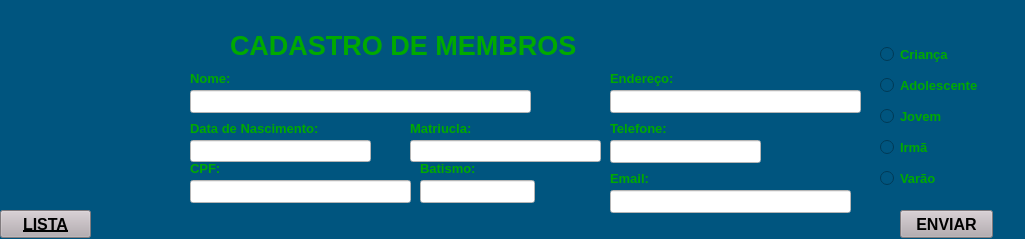
<?xml version="1.0" encoding="UTF-8"?>
<ui version="4.0" idbasedtr="true">
 <class>AD_COSTA_VERDE</class>
 <widget class="QMainWindow" name="AD_COSTA_VERDE">
  <property name="enabled">
   <bool>true</bool>
  </property>
  <property name="geometry">
   <rect>
    <x>0</x>
    <y>0</y>
    <width>1025</width>
    <height>239</height>
   </rect>
  </property>
  <property name="windowTitle">
   <string>MainWindow</string>
  </property>
  <property name="toolTip">
   <string>&lt;html&gt;&lt;head/&gt;&lt;body&gt;&lt;p&gt;&lt;img src=&quot;:/newPrefix/icon.png&quot;/&gt;&lt;/p&gt;&lt;/body&gt;&lt;/html&gt;</string>
  </property>
  <property name="styleSheet">
   <string notr="true">background-color: rgb(0, 85, 127);</string>
  </property>
  <widget class="QWidget" name="centralwidget">
   <widget class="QLabel" name="label">
    <property name="geometry">
     <rect>
      <x>190</x>
      <y>70</y>
      <width>81</width>
      <height>16</height>
     </rect>
    </property>
    <property name="font">
     <font>
      <pointsize>10</pointsize>
      <weight>75</weight>
      <bold>true</bold>
     </font>
    </property>
    <property name="styleSheet">
     <string notr="true">color: rgb(0, 170, 0);</string>
    </property>
    <property name="text">
     <string>Nome:</string>
    </property>
   </widget>
   <widget class="QLabel" name="label_2">
    <property name="geometry">
     <rect>
      <x>610</x>
      <y>120</y>
      <width>91</width>
      <height>16</height>
     </rect>
    </property>
    <property name="font">
     <font>
      <pointsize>10</pointsize>
      <weight>75</weight>
      <bold>true</bold>
     </font>
    </property>
    <property name="styleSheet">
     <string notr="true">color: rgb(0, 170, 0);</string>
    </property>
    <property name="text">
     <string>Telefone:</string>
    </property>
   </widget>
   <widget class="QLabel" name="label_3">
    <property name="geometry">
     <rect>
      <x>610</x>
      <y>70</y>
      <width>101</width>
      <height>16</height>
     </rect>
    </property>
    <property name="font">
     <font>
      <pointsize>10</pointsize>
      <weight>75</weight>
      <bold>true</bold>
     </font>
    </property>
    <property name="styleSheet">
     <string notr="true">color: rgb(0, 170, 0);</string>
    </property>
    <property name="text">
     <string>Endereço:</string>
    </property>
   </widget>
   <widget class="QLabel" name="label_4">
    <property name="geometry">
     <rect>
      <x>610</x>
      <y>170</y>
      <width>71</width>
      <height>16</height>
     </rect>
    </property>
    <property name="font">
     <font>
      <pointsize>10</pointsize>
      <weight>75</weight>
      <bold>true</bold>
     </font>
    </property>
    <property name="styleSheet">
     <string notr="true">color: rgb(0, 170, 0);</string>
    </property>
    <property name="text">
     <string>Email:</string>
    </property>
   </widget>
   <widget class="QLineEdit" name="lineEdit_1">
    <property name="geometry">
     <rect>
      <x>190</x>
      <y>90</y>
      <width>341</width>
      <height>23</height>
     </rect>
    </property>
    <property name="styleSheet">
     <string notr="true">background-color: rgb(255, 255, 255);</string>
    </property>
   </widget>
   <widget class="QLineEdit" name="lineEdit_4">
    <property name="geometry">
     <rect>
      <x>610</x>
      <y>140</y>
      <width>151</width>
      <height>23</height>
     </rect>
    </property>
    <property name="styleSheet">
     <string notr="true">background-color: rgb(255, 255, 255);</string>
    </property>
   </widget>
   <widget class="QLineEdit" name="lineEdit_2">
    <property name="geometry">
     <rect>
      <x>610</x>
      <y>90</y>
      <width>251</width>
      <height>23</height>
     </rect>
    </property>
    <property name="styleSheet">
     <string notr="true">background-color: rgb(255, 255, 255);</string>
    </property>
   </widget>
   <widget class="QLineEdit" name="lineEdit_3">
    <property name="geometry">
     <rect>
      <x>610</x>
      <y>190</y>
      <width>241</width>
      <height>23</height>
     </rect>
    </property>
    <property name="styleSheet">
     <string notr="true">background-color: rgb(255, 255, 255);</string>
    </property>
    <property name="text">
     <string/>
    </property>
   </widget>
   <widget class="QLineEdit" name="lineEdit_5">
    <property name="geometry">
     <rect>
      <x>420</x>
      <y>180</y>
      <width>115</width>
      <height>23</height>
     </rect>
    </property>
    <property name="styleSheet">
     <string notr="true">background-color: rgb(255, 255, 255);</string>
    </property>
   </widget>
   <widget class="QLineEdit" name="lineEdit_6">
    <property name="geometry">
     <rect>
      <x>190</x>
      <y>180</y>
      <width>221</width>
      <height>23</height>
     </rect>
    </property>
    <property name="styleSheet">
     <string notr="true">background-color: rgb(255, 255, 255);</string>
    </property>
   </widget>
   <widget class="QLabel" name="label_6">
    <property name="geometry">
     <rect>
      <x>420</x>
      <y>160</y>
      <width>101</width>
      <height>16</height>
     </rect>
    </property>
    <property name="font">
     <font>
      <pointsize>10</pointsize>
      <weight>75</weight>
      <bold>true</bold>
     </font>
    </property>
    <property name="styleSheet">
     <string notr="true">color: rgb(0, 170, 0);</string>
    </property>
    <property name="text">
     <string>Batismo:</string>
    </property>
   </widget>
   <widget class="QLabel" name="label_7">
    <property name="geometry">
     <rect>
      <x>190</x>
      <y>160</y>
      <width>42</width>
      <height>16</height>
     </rect>
    </property>
    <property name="font">
     <font>
      <pointsize>10</pointsize>
      <weight>75</weight>
      <bold>true</bold>
     </font>
    </property>
    <property name="styleSheet">
     <string notr="true">color: rgb(0, 170, 0);</string>
    </property>
    <property name="text">
     <string>CPF:</string>
    </property>
   </widget>
   <widget class="QPushButton" name="pushButton">
    <property name="geometry">
     <rect>
      <x>900</x>
      <y>210</y>
      <width>93</width>
      <height>28</height>
     </rect>
    </property>
    <property name="font">
     <font>
      <pointsize>12</pointsize>
      <weight>75</weight>
      <italic>false</italic>
      <bold>true</bold>
      <underline>false</underline>
      <strikeout>false</strikeout>
     </font>
    </property>
    <property name="cursor">
     <cursorShape>PointingHandCursor</cursorShape>
    </property>
    <property name="styleSheet">
     <string notr="true">background-color: rgb(181, 172, 177);</string>
    </property>
    <property name="text">
     <string>ENVIAR</string>
    </property>
   </widget>
   <widget class="QPushButton" name="pushButton_2">
    <property name="geometry">
     <rect>
      <x>0</x>
      <y>210</y>
      <width>91</width>
      <height>28</height>
     </rect>
    </property>
    <property name="font">
     <font>
      <pointsize>12</pointsize>
      <weight>75</weight>
      <italic>false</italic>
      <bold>true</bold>
      <underline>true</underline>
     </font>
    </property>
    <property name="cursor">
     <cursorShape>PointingHandCursor</cursorShape>
    </property>
    <property name="styleSheet">
     <string notr="true">background-color: rgb(181, 172, 177);</string>
    </property>
    <property name="text">
     <string>LISTA</string>
    </property>
   </widget>
   <widget class="QLabel" name="label_8">
    <property name="geometry">
     <rect>
      <x>230</x>
      <y>30</y>
      <width>431</width>
      <height>31</height>
     </rect>
    </property>
    <property name="font">
     <font>
      <pointsize>20</pointsize>
      <weight>75</weight>
      <bold>true</bold>
     </font>
    </property>
    <property name="styleSheet">
     <string notr="true">color: rgb(0, 170, 0);</string>
    </property>
    <property name="text">
     <string>CADASTRO DE MEMBROS</string>
    </property>
   </widget>
   <widget class="QLabel" name="label_5">
    <property name="geometry">
     <rect>
      <x>190</x>
      <y>120</y>
      <width>181</width>
      <height>16</height>
     </rect>
    </property>
    <property name="font">
     <font>
      <pointsize>10</pointsize>
      <weight>75</weight>
      <bold>true</bold>
     </font>
    </property>
    <property name="styleSheet">
     <string notr="true">color: rgb(0, 170, 0);</string>
    </property>
    <property name="text">
     <string>Data de Nascimento:</string>
    </property>
   </widget>
   <widget class="QLineEdit" name="lineEdit_7">
    <property name="geometry">
     <rect>
      <x>190</x>
      <y>140</y>
      <width>181</width>
      <height>22</height>
     </rect>
    </property>
    <property name="styleSheet">
     <string notr="true">background-color: rgb(255, 255, 255);</string>
    </property>
   </widget>
   <widget class="QLineEdit" name="lineEdit">
    <property name="geometry">
     <rect>
      <x>410</x>
      <y>140</y>
      <width>191</width>
      <height>22</height>
     </rect>
    </property>
    <property name="styleSheet">
     <string notr="true">background-color: rgb(255, 255, 255);</string>
    </property>
   </widget>
   <widget class="QLabel" name="label_11">
    <property name="geometry">
     <rect>
      <x>410</x>
      <y>120</y>
      <width>91</width>
      <height>16</height>
     </rect>
    </property>
    <property name="font">
     <font>
      <pointsize>10</pointsize>
      <weight>75</weight>
      <bold>true</bold>
     </font>
    </property>
    <property name="styleSheet">
     <string notr="true">color: rgb(0, 170, 0);</string>
    </property>
    <property name="text">
     <string>Matriucla:</string>
    </property>
   </widget>
   <widget class="QWidget" name="layoutWidget">
    <property name="geometry">
     <rect>
      <x>880</x>
      <y>40</y>
      <width>134</width>
      <height>155</height>
     </rect>
    </property>
    <layout class="QVBoxLayout" name="verticalLayout">
     <item>
      <widget class="QRadioButton" name="radioButton_1">
       <property name="font">
        <font>
         <pointsize>10</pointsize>
         <weight>75</weight>
         <bold>true</bold>
        </font>
       </property>
       <property name="cursor">
        <cursorShape>PointingHandCursor</cursorShape>
       </property>
       <property name="styleSheet">
        <string notr="true">color: rgb(0, 170, 0);</string>
       </property>
       <property name="text">
        <string>Criança</string>
       </property>
      </widget>
     </item>
     <item>
      <widget class="QRadioButton" name="radioButton_2">
       <property name="font">
        <font>
         <pointsize>10</pointsize>
         <weight>75</weight>
         <bold>true</bold>
        </font>
       </property>
       <property name="cursor">
        <cursorShape>PointingHandCursor</cursorShape>
       </property>
       <property name="styleSheet">
        <string notr="true">color: rgb(0, 170, 0);</string>
       </property>
       <property name="text">
        <string>Adolescente</string>
       </property>
      </widget>
     </item>
     <item>
      <widget class="QRadioButton" name="radioButton_3">
       <property name="font">
        <font>
         <pointsize>10</pointsize>
         <weight>75</weight>
         <bold>true</bold>
        </font>
       </property>
       <property name="cursor">
        <cursorShape>PointingHandCursor</cursorShape>
       </property>
       <property name="styleSheet">
        <string notr="true">color: rgb(0, 170, 0);</string>
       </property>
       <property name="text">
        <string>Jovem</string>
       </property>
      </widget>
     </item>
     <item>
      <widget class="QRadioButton" name="radioButton_4">
       <property name="font">
        <font>
         <pointsize>10</pointsize>
         <weight>75</weight>
         <bold>true</bold>
        </font>
       </property>
       <property name="cursor">
        <cursorShape>PointingHandCursor</cursorShape>
       </property>
       <property name="styleSheet">
        <string notr="true">color: rgb(0, 170, 0);</string>
       </property>
       <property name="text">
        <string>Irmã</string>
       </property>
      </widget>
     </item>
     <item>
      <widget class="QRadioButton" name="radioButton_5">
       <property name="font">
        <font>
         <pointsize>10</pointsize>
         <weight>75</weight>
         <bold>true</bold>
        </font>
       </property>
       <property name="cursor">
        <cursorShape>PointingHandCursor</cursorShape>
       </property>
       <property name="styleSheet">
        <string notr="true">color: rgb(0, 170, 0);</string>
       </property>
       <property name="text">
        <string>Varão</string>
       </property>
      </widget>
     </item>
    </layout>
   </widget>
   <widget class="QLabel" name="label_9">
    <property name="geometry">
     <rect>
      <x>0</x>
      <y>0</y>
      <width>131</width>
      <height>71</height>
     </rect>
    </property>
    <property name="text">
     <string/>
    </property>
    <property name="pixmap">
     <pixmap>../../../Downloads/icon.png</pixmap>
    </property>
    <property name="scaledContents">
     <bool>true</bool>
    </property>
   </widget>
  </widget>
 </widget>
 <includes>
  <include location="local">...</include>
 </includes>
 <resources>
  <include location="../../../Downloads/icones.qrc"/>
 </resources>
 <connections/>
</ui>
